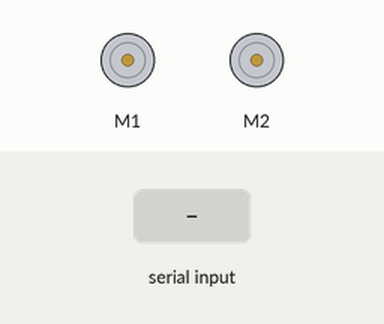
Simulated run of this sketch. Board: Arduino Uno, built with avr-gcc and run on an emulated ATmega328P. Shown: 2 × DC motor (green arrow = forward, orange = backward, longer = faster). The test bench sets the inputs (shaded band). What the sketch prints to the serial monitor is not drawn.

Above: at 1.2 s.
1.3 s: "2" received over Serial
At 2.4 s:
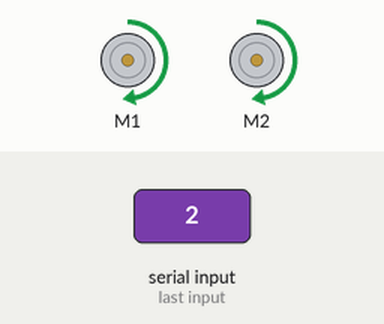
2.8 s: "3" received over Serial
At 3.5 s:
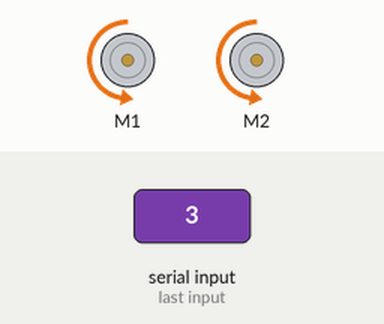
4.3 s: "4" received over Serial
At 4.7 s:
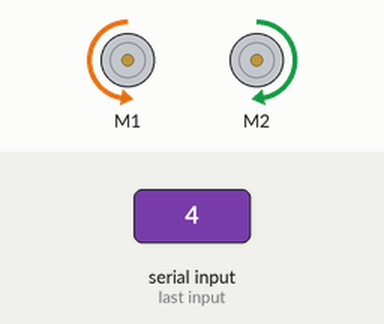
5.8 s: "5" received over Serial
At 7.0 s:
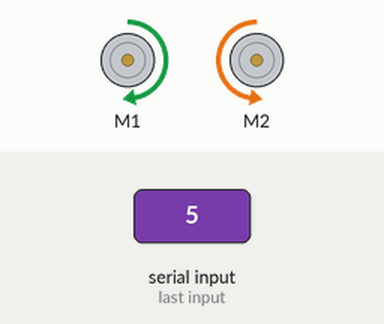
7.3 s: "1" received over Serial
At 8.2 s:
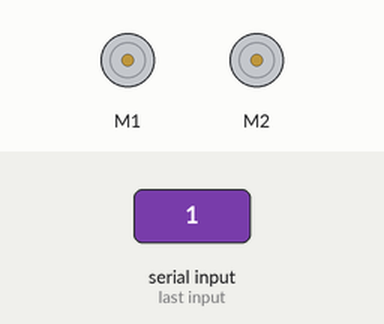
Timing chart, 0 to 9.8 s (numbered marks = the images above; inputs shaded):
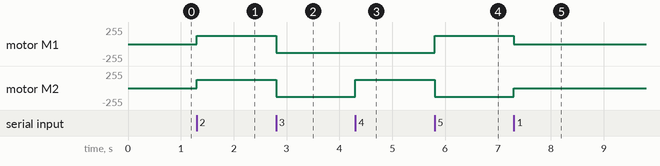

The sketch:

adafruit-motor-test.ino
```cpp
/*
This is a test sketch for the Adafruit assembled Motor Shield for Arduino v2
It won't work with v1.x motor shields! Only for the v2's with built in PWM
control

For use with the Adafruit Motor Shield v2
---->	http://www.adafruit.com/products/1438
*/

#include <Wire.h>
#include <Adafruit_MotorShield.h>

// Create the motor shield object with the default I2C address
Adafruit_MotorShield AFMS = Adafruit_MotorShield();
// Or, create it with a different I2C address (say for stacking)
// Adafruit_MotorShield AFMS = Adafruit_MotorShield(0x61);

// Select which 'port' M1, M2, M3 or M4. In this case, M1
Adafruit_DCMotor *motor_M1 = AFMS.getMotor(1);
// You can also make another motor on port M2
Adafruit_DCMotor *motor_M2 = AFMS.getMotor(2);

void setup()
{
    Serial.begin(115200);  // set up Serial library at 9600 bps
    Serial.setTimeout(20); // default timeout is 1000ms
    Serial.println("Adafruit Motorshield v2 - DC Motor test!");

    AFMS.begin(); // create with the default frequency 1.6KHz
    //AFMS.begin(1000);  // OR with a different frequency, say 1KHz

    // Set the speed to start, from 0 (off) to 255 (max speed)
    motor_M1->setSpeed(0);
    motor_M1->run(FORWARD);
    // turn on motor
    motor_M1->run(RELEASE);

    // Set the speed to start, from 0 (off) to 255 (max speed)
    motor_M2->setSpeed(0);
    motor_M2->run(FORWARD);
    // turn on motor
    motor_M2->run(RELEASE);
}

void loop()
{
    uint8_t i;
    uint8_t direction;
    bool newData;

    if (Serial.available() > 0)
    {
        //receivedChar = Serial.read();
        direction = Serial.read();
        newData = true;
        // if (direction > 0 & direction <= 5) {
        //     newData = true;
        // }

    }
    if (newData == true)
    {
        //Serial.println(direction);
        newData = false;

        switch (direction)
        {
        case 49:
            motor_M1->run(RELEASE);
            motor_M2->run(RELEASE);
            break;
        case 50:
            motor_M1->setSpeed(127);
            motor_M1->run(FORWARD);
            motor_M2->setSpeed(127);
            motor_M2->run(FORWARD);
            break;
        case 51:
            motor_M1->setSpeed(-127);
            motor_M1->run(BACKWARD);
            motor_M2->setSpeed(-127);
            motor_M2->run(BACKWARD);
            break;
        case 52:
            motor_M1->setSpeed(-127);
            motor_M1->run(BACKWARD);
            motor_M2->setSpeed(127);
            motor_M2->run(FORWARD);
            break;
        case 53:
            motor_M1->setSpeed(127);
            motor_M1->run(FORWARD);
            motor_M2->setSpeed(-127);
            motor_M2->run(BACKWARD);
            break;
        //default:
            //Serial.println("DEFAULT");
        }
    }
}

void forward()
{
    motor_M1->run(FORWARD);
    motor_M2->run(FORWARD);
    motor_M1->setSpeed(127);
    motor_M2->setSpeed(127);
}
```

Measured:
- after the input at 1.3 s, motor M1, motor M2: stopped → forward 127/255 at once
- after the input at 2.8 s, motor M1, motor M2: forward 127/255 → backward 129/255 at once
- after the input at 4.3 s, motor M2: backward 129/255 → forward 127/255 at once
- after the input at 5.8 s, motor M1: backward 129/255 → forward 127/255 at once; motor M2: forward 127/255 → backward 129/255 at once
- after the input at 7.3 s, motor M1: forward 127/255 → stopped at once; motor M2: backward 129/255 → stopped at once
